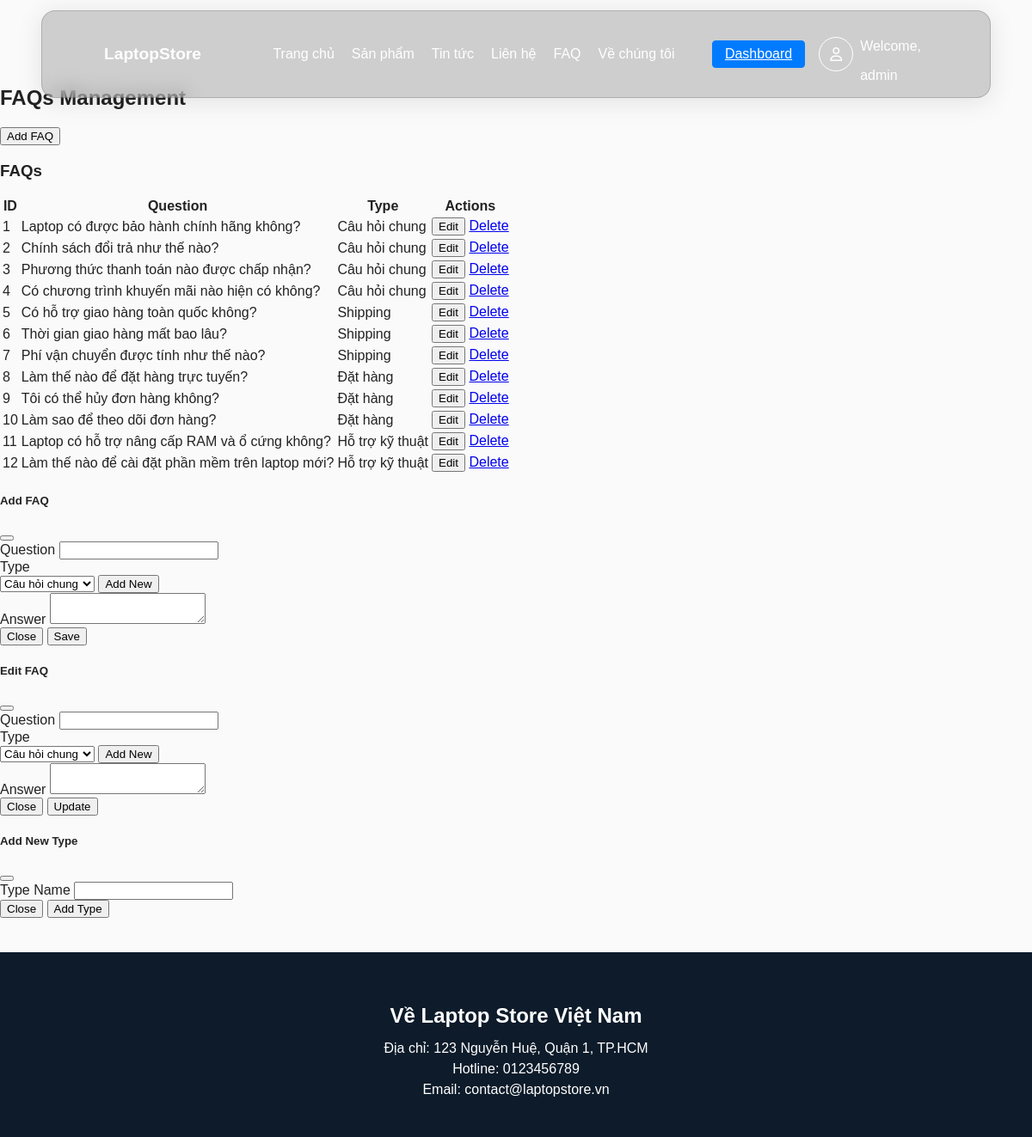
Screenshot of /public/index.php?page=admin_faqs (signed in) with the database file from the repository.
### tables this page shows
CREATE TABLE faqs (
    id INT AUTO_INCREMENT PRIMARY KEY,
    question TEXT NOT NULL,
    answer TEXT,
    type ENUM('Câu hỏi chung', 'Shipping', 'Đặt hàng', 'Hỗ trợ kỹ thuật') DEFAULT 'Câu hỏi chung',
    created_at DATETIME DEFAULT CURRENT_TIMESTAMP
);

### app/controllers/AdminController.php (called while the page is built, shortened)
<?php
require_once "../app/core/Database.php";
require_once "../app/models/FAQ.php";
class AdminController
{
    private $db;
    public function __construct()
    {
        $this->db = (new Database())->getConnection();
    }
    public function faqs()
    {
        $faqModel = new FAQ($this->db);
        $faqs     = $faqModel->all();
        $result = $this->db->query("SHOW COLUMNS FROM faqs WHERE Field = 'type'");
        $col    = $result->fetch_assoc();
        preg_match('/enum\((.*)\)/', $col['Type'], $m);
        $types = isset($m[1]) ? array_map(fn($v) => trim($v, "'"), explode(',', $m[1])) : [];
        include "../app/views/layouts/header.php";
        include "../app/views/admin/faqs.php";
        include "../app/views/layouts/footer.php";
    }
}

### public/index.php (called while the page is built, shortened)
<?php
$router = new Router();
$router->handle();

### app/core/Database.php (called while the page is built, shortened)
<?php
class Database {
  private $host = "localhost";
  private $user = "root";
  private $pass = "";
  private $db = "laptop_store";
  public function getConnection() {
    $this->conn = new mysqli($this->host, $this->user, $this->pass, $this->db);
    $this->conn->set_charset("utf8mb4");
    return $this->conn;
  }
}

### app/models/FAQ.php (called while the page is built, shortened)
<?php
class FAQ {
    private $db;
    public function __construct($db)
    {
        $this->db = $db;
    }
    public function all()
    {
        $result = $this->db->query("SELECT id, question, answer, type FROM faqs");
        return $result->fetch_all(MYSQLI_ASSOC);
    }
}

### app/views/admin/faqs.php (the view, shortened to what this page needs)
<div class="page-wrapper spacing">
  <div class="page-header d-print-none">
    <div class="container-xl">
      <div class="row g-2 align-items-center">
        <div class="col">
          <h2 class="page-title">FAQs Management</h2>
        </div>
        <div class="col-auto ms-auto d-print-none">
          <div class="btn-list">
            <button class="btn btn-primary" data-bs-toggle="modal" data-bs-target="#addFaqModal">
              Add FAQ
            </button>
          </div>
        </div>
      </div>
    </div>
  </div>
  <div class="page-body">
    <div class="container-xl">
      <div class="card">
        <div class="card-header">
          <h3 class="card-title">FAQs</h3>
        </div>
        <div class="card-body">
          <table class="table table-vcenter">
            <thead>
              <tr>
                <th>ID</th>
                <th>Question</th>
                <th>Type</th>
                <th>Actions</th>
              </tr>
            </thead>
            <tbody>
              <?php foreach ($faqs as $faq): ?>
              <tr>
                <td><?= $faq['id'] ?></td>
                <td><?= htmlspecialchars($faq['question']) ?></td>
                <td><?= htmlspecialchars($faq['type']) ?></td>
                <td>
                  <button class="btn btn-sm btn-outline-primary" data-bs-toggle="modal" data-bs-target="#editFaqModal" onclick="editFaq(<?= $faq['id'] ?>, '<?= addslashes(htmlspecialchars($faq['question'])) ?>', '<?= addslashes($faq['answer']) ?>', '<?= addslashes(htmlspecialchars($faq['type'])) ?>')">Edit</button>
                  <a href="?page=faq_delete&id=<?= $faq['id'] ?>" class="btn btn-sm btn-outline-danger" onclick="return confirm('Delete this FAQ?')">Delete</a>
                </td>
              </tr>
              <?php endforeach; ?>
            </tbody>
          </table>
        </div>
      </div>
    </div>
  </div>
</div>
<div class="modal modal-blur fade" id="addFaqModal" tabindex="-1" role="dialog" aria-hidden="true">
  <div class="modal-dialog modal-lg" role="document">
    <div class="modal-content">
      <div class="modal-header">
        <h5 class="modal-title">Add FAQ</h5>
        <button type="button" class="btn-close" data-bs-dismiss="modal" aria-label="Close"></button>
      </div>
      <form action="?page=faq_save" method="post">
        <div class="modal-body">
          <div class="mb-3">
            <label class="form-label">Question</label>
            <input type="text" class="form-control" name="question" required>
          </div>
          <div class="mb-3">
            <label class="form-label">Type</label>
            <div class="input-group">
              <select class="form-select" name="type" required>
                <?php foreach ($types as $t): ?>
                <option value="<?= htmlspecialchars($t) ?>"><?= htmlspecialchars($t) ?></option>
                <?php endforeach; ?>
              </select>
              <button type="button" class="btn btn-outline-secondary" data-bs-toggle="modal" data-bs-target="#addTypeModal">Add New</button>
            </div>
          </div>
          <div class="mb-3">
            <label class="form-label">Answer</label>
            <textarea class="form-control" name="answer" required></textarea>
          </div>
        </div>
        <div class="modal-footer">
          <button type="button" class="btn me-auto" data-bs-dismiss="modal">Close</button>
          <button type="submit" class="btn btn-primary">Save</button>
        </div>
      </form>
    </div>
  </div>
</div>
<div class="modal modal-blur fade" id="editFaqModal" tabindex="-1" role="dialog" aria-hidden="true">
  <div class="modal-dialog modal-lg" role="document">
    <div class="modal-content">
      <div class="modal-header">
        <h5 class="modal-title">Edit FAQ</h5>
        <button type="button" class="btn-close" data-bs-dismiss="modal" aria-label="Close"></button>
      </div>
      <form action="?page=faq_update" method="post">
        <div class="modal-body">
          <div class="mb-3">
            <label class="form-label">Question</label>
            <input type="text" class="form-control" name="question" id="editQuestion" required>
          </div>
          <div class="mb-3">
            <label class="form-label">Type</label>
            <div class="input-group">
              <select class="form-select" name="type" id="editType" required>
                <?php foreach ($types as $t): ?>
                <option value="<?= htmlspecialchars($t) ?>"><?= htmlspecialchars($t) ?></option>
                <?php endforeach; ?>
              </select>
              <button type="button" class="btn btn-outline-secondary" data-bs-toggle="modal" data-bs-target="#addTypeModal">Add New</button>
            </div>
          </div>
          <div class="mb-3">
            <label class="form-label">Answer</label>
            <textarea class="form-control" name="answer" id="editAnswer" required></textarea>
          </div>
        </div>
        <div class="modal-footer">
          <button type="button" class="btn me-auto" data-bs-dismiss="modal">Close</button>
          <button type="submit" class="btn btn-primary">Update</button>
        </div>
      </form>
    </div>
  </div>
</div>
<div class="modal modal-blur fade" id="addTypeModal" tabindex="-1" role="dialog" aria-hidden="true">
  <div class="modal-dialog" role="document">
    <div class="modal-content">
      <div class="modal-header">
        <h5 class="modal-title">Add New Type</h5>
        <button type="button" class="btn-close" data-bs-dismiss="modal" aria-label="Close"></button>
      </div>
      <form action="?page=faq_addtype" method="post">
        <div class="modal-body">
          <div class="mb-3">
            <label class="form-label">Type Name</label>
            <input type="text" class="form-control" name="type_name" required>
          </div>
        </div>
        <div class="modal-footer">
          <button type="button" class="btn me-auto" data-bs-dismiss="modal">Close</button>
          <button type="submit" class="btn btn-primary">Add Type</button>
        </div>
      </form>
    </div>
  </div>
</div>

### public/css/style.css (style rules this page uses)
body { margin: 0; font-family: Arial, sans-serif; color: #222; background-color: #FAFAFA; }

### public/css/faq.css (style rules this page uses)
.spacing { margin-top: 100px; }

### rows the page displays
faqs: id "1", question "Laptop có được bảo hành chính hãng không?", type "Câu hỏi chung"
faqs: id "2", question "Chính sách đổi trả như thế nào?", type "Câu hỏi chung"
faqs: id "3", question "Phương thức thanh toán nào được chấp nhận?", type "Câu hỏi chung"
faqs: id "4", question "Có chương trình khuyến mãi nào hiện có không?", type "Câu hỏi chung"
faqs: id "5", question "Có hỗ trợ giao hàng toàn quốc không?", type "Shipping"
faqs: id "6", question "Thời gian giao hàng mất bao lâu?", type "Shipping"
faqs: id "7", question "Phí vận chuyển được tính như thế nào?", type "Shipping"
faqs: id "8", question "Làm thế nào để đặt hàng trực tuyến?", type "Đặt hàng"
faqs: id "9", question "Tôi có thể hủy đơn hàng không?", type "Đặt hàng"
faqs: id "10", question "Làm sao để theo dõi đơn hàng?", type "Đặt hàng"
faqs: id "11", question "Laptop có hỗ trợ nâng cấp RAM và ổ cứng không?", type "Hỗ trợ kỹ thuật"
faqs: id "12", question "Làm thế nào để cài đặt phần mềm trên laptop mới?", type "Hỗ trợ kỹ thuật"

### other values shown
$user['username'] "admin"
$settings['company_name'] "Laptop Store Việt Nam"
$settings['company_address'] "123 Nguyễn Huệ, Quận 1, TP.HCM"
$settings['company_phone'] "0123456789"
$settings['company_email'] "contact@laptopstore.vn"
form field type "Câu hỏi chung"
